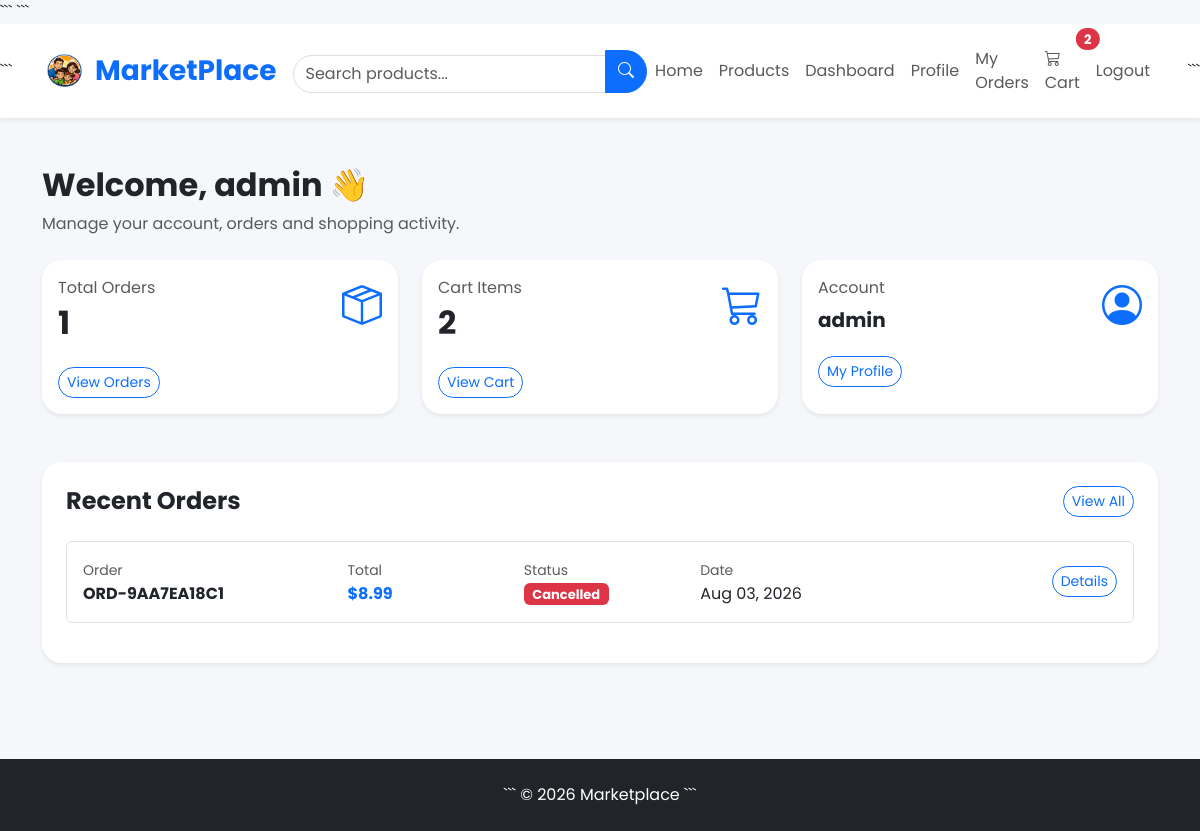
The page /dashboard/ (signed in) on the database its author committed.
### cart/models.py (models this page shows, shortened)
class Cart(models.Model):
    user = models.OneToOneField(
        User,
        on_delete=models.CASCADE
    )
    created_at = models.DateTimeField(auto_now_add=True)

### orders/models.py (models this page shows, shortened)
class Order(models.Model):
    STATUS_CHOICES = (
    ("pending", "Pending"),
    ("processing", "Processing"),
    ("shipped", "Shipped"),
    ("delivered", "Delivered"),
    ("completed", "Completed"),
    ("cancelled", "Cancelled"),
)
    user = models.ForeignKey(
        User,
        on_delete=models.CASCADE,
        related_name="orders"
    )
    order_number = models.CharField(
        max_length=30,
        unique=True
    )
    full_name = models.CharField(max_length=150)
    phone = models.CharField(max_length=20)
    address = models.TextField()
    total_amount = models.DecimalField(
        max_digits=12,
        decimal_places=2
    )
    status = models.CharField(
        max_length=20,
        choices=STATUS_CHOICES,
        default="pending"
    )
    created_at = models.DateTimeField(
        auto_now_add=True
    )
    updated_at = models.DateTimeField(
        auto_now=True
    )

### dashboard/views.py (the view)
@login_required
def buyer_dashboard(request):
    cart, created = Cart.objects.get_or_create(
        user=request.user
    )
    orders = Order.objects.filter(
        user=request.user
    ).order_by("-created_at")
    return render(
        request,
        "dashboard/buyer_dashboard.html",
        {
            "cart": cart,
            "orders": orders,
            "recent_orders": orders[:5],
            "total_orders": orders.count(),
        }
    )

### cart/context_processors.py (called while the page is built)
def cart_count(request):
    count = 0
    if request.user.is_authenticated:
        try:
            cart = Cart.objects.get(user=request.user)
            count = sum(
                item.quantity
                for item in cart.items.all()
            )
        except Cart.DoesNotExist:
            count = 0
    return {
        "cart_count": count
    }

### templates/dashboard/buyer_dashboard.html (shortened to what this page needs)
{% extends "base.html" %}
{% block content %}
<div class="container py-5">
    <div class="mb-4">
        <h2 class="fw-bold">
            Welcome, {{ request.user.first_name|default:request.user.username }} 👋
        </h2>
        <p class="text-muted">
            Manage your account, orders and shopping activity.
        </p>
    </div>
    <div class="row g-4 mb-5">
        <div class="col-md-4">
            <div class="card border-0 shadow-sm h-100">
                <div class="card-body">
                    <div class="d-flex justify-content-between">
                        <div>
                            <p class="text-muted mb-1">
                                Total Orders
                            </p>
                            <h2 class="fw-bold">
                                {{ total_orders }}
                            </h2>
                        </div>
                        <div class="text-primary fs-1">
                            <i class="bi bi-box-seam"></i>
                        </div>
                    </div>
                    <a
                        href="{% url 'my_orders' %}"
                        class="btn btn-outline-primary btn-sm mt-3">
                        View Orders
                    </a>
                </div>
            </div>
        </div>
        <div class="col-md-4">
            <div class="card border-0 shadow-sm h-100">
                <div class="card-body">
                    <div class="d-flex justify-content-between">
                        <div>
                            <p class="text-muted mb-1">
                                Cart Items
                            </p>
                            <h2 class="fw-bold">
                                {{ cart.items.count }}
                            </h2>
                        </div>
                        <div class="text-primary fs-1">
                            <i class="bi bi-cart3"></i>
                        </div>
                    </div>
                    <a
                        href="{% url 'cart' %}"
                        class="btn btn-outline-primary btn-sm mt-3">
                        View Cart
                    </a>
                </div>
            </div>
        </div>
        <div class="col-md-4">
            <div class="card border-0 shadow-sm h-100">
                <div class="card-body">
                    <div class="d-flex justify-content-between">
                        <div>
                            <p class="text-muted mb-1">
                                Account
                            </p>
                            <h5 class="fw-bold mt-2">
                                {{ request.user.username }}
                            </h5>
                        </div>
                        <div class="text-primary fs-1">
                            <i class="bi bi-person-circle"></i>
                        </div>
                    </div>
                    <a
                        href="#"
                        class="btn btn-outline-primary btn-sm mt-3">
                        My Profile
                    </a>
                </div>
            </div>
        </div>
    </div>
    <div class="card border-0 shadow-sm">
        <div class="card-body p-4">
            <div class="d-flex justify-content-between align-items-center mb-4">
                <h4 class="fw-bold mb-0">
                    Recent Orders
                </h4>
                <a
                    href="{% url 'my_orders' %}"
                    class="btn btn-sm btn-outline-primary">
                    View All
                </a>
            </div>
            {% for order in recent_orders %}
            <div class="border rounded p-3 mb-3">
                <div class="row align-items-center">
                    <div class="col-md-3">
                        <small class="text-muted">
                            Order
                        </small>
                        <div class="fw-bold">
                            {{ order.order_number }}
                        </div>
                    </div>
                    <div class="col-md-2">
                        <small class="text-muted">
                            Total
                        </small>
                        <div class="fw-bold text-primary">
                            ${{ order.total_amount }}
                        </div>
                    </div>
                    <div class="col-md-2">
                        <small class="text-muted">
                            Status
                        </small>
                        <div>
                            {% if order.status == "pending" %}
                            <span class="badge bg-warning text-dark">
                                Pending
                            </span>
                            {% elif order.status == "processing" %}
                            <span class="badge bg-info">
                                Processing
                            </span>
                            {% elif order.status == "shipped" %}
                            <span class="badge bg-primary">
                                Shipped
                            </span>
                            {% elif order.status == "delivered" %}
                            <span class="badge bg-success">
                                Delivered
                            </span>
                            {% else %}
                            <span class="badge bg-danger">
                                Cancelled
                            </span>
                            {% endif %}
                        </div>
                    </div>
                    <div class="col-md-3">
                        <small class="text-muted">
                            Date
                        </small>
                        <div>
                            {{ order.created_at|date:"M d, Y" }}
                        </div>
                    </div>
                    <div class="col-md-2 text-end">
                        <a
                            href="{% url 'order_detail' order.order_number %}"
                            class="btn btn-outline-primary btn-sm">
                            Details
                        </a>
                    </div>
                </div>
            </div>
            {% endfor %}
        </div>
    </div>
</div>
{% endblock %}

### static/css/style.css (style rules this page uses)
body { font-family:'Poppins',sans-serif; background:#f5f7fb; }
.btn { border-radius:30px; transition:.3s; }
.card { border:none; border-radius:18px; overflow:hidden; transition:.35s; }
.badge { font-size:13px; }
.card, .btn, .list-group-item { transition:.3s ease; }
.card { border-radius:20px; }

### rows shown on the page
Cart: items.count "2"
Order: order_number "ORD-9AA7EA18C1", total_amount "8.99", status "Cancelled", created_at "Aug 03, 2026"

### other values the page prints
{{ cart_count }} "2"
{{ request.user.first_name|default:request.user.username }} "admin"
{{ total_orders }} "1"
{{ request.user.username }} "admin"
